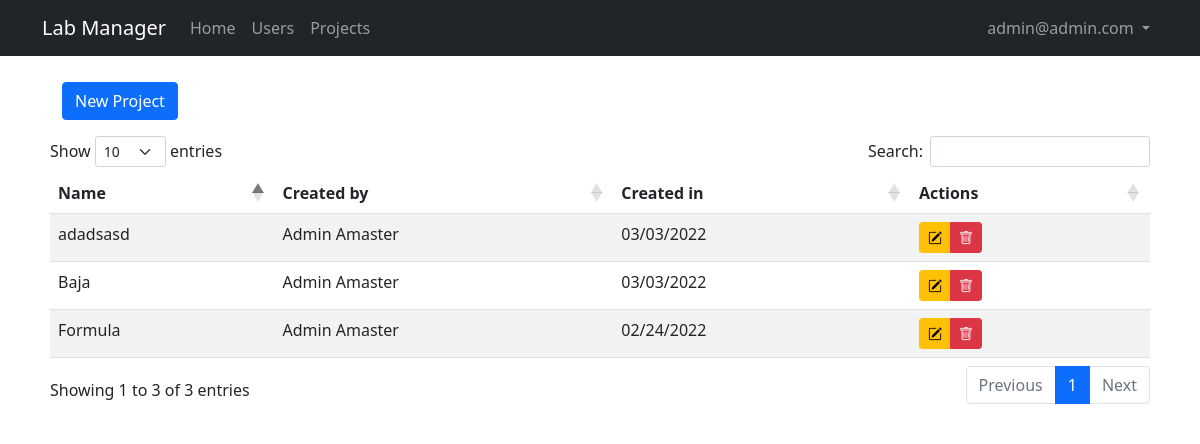
Page /admin/projects (signed in) on the committed database.
### lab_manager/models.py (models this page shows, shortened)
class User(db.Model, UserMixin):
    id = db.Column(db.Integer, primary_key = True)
    email = db.Column(db.String(50), unique = True)
    name = db.Column(db.String(150))
    password = db.Column(db.String(128))
    date_created = db.Column(db.DateTime, default = datetime.utcnow)
    biometry = db.Column(db.Boolean, default = False, nullable = False)
    project = db.Column(db.Integer, nullable = False)
    grr = db.Column(db.Integer, unique = True)
    course = db.Column(db.String(50))
    approved_by = db.Column(db.Integer)
    date_approved = db.Column(db.DateTime, default = datetime.utcnow)
    approved = db.Column(db.Boolean, default = False, nullable = False)
    admin = db.Column(db.Boolean, default = False, nullable = False)
    projects = db.relationship('Project', backref="user", passive_deletes = False)
    posts = db.relationship('Post', backref="user", passive_deletes = True)

class Project(db.Model):
    id = db.Column(db.Integer, primary_key = True)
    name = db.Column(db.String(150), unique = True)
    date_created = db.Column(db.DateTime, default = datetime.utcnow)
    active = db.Column(db.Boolean, default=True, nullable=False)
    created_by = db.Column(db.Integer, db.ForeignKey('user.id'))

### lab_manager/admin/routes.py (the view)
@admin.route("/admin/projects")
@admin_only
def projects():
    projects = Project.query
    return render_template('admin/projects.jinja2', title = "Projects", projects=projects, user=current_user)

### lab_manager/__init__.py (called while the page is built)
def create_app(config_class=Config):
    app = Flask(__name__)
    app.config.from_object(Config)
    db.init_app(app)
    migrate.init_app(app, db)
    from lab_manager.main.routes import main
    app.register_blueprint(main)
    from lab_manager.users.routes import users
    app.register_blueprint(users)
    from lab_manager.admin.routes import admin
    app.register_blueprint(admin)
    from lab_manager.posts.routes import posts
    app.register_blueprint(posts)
    from .models import User, Project, Post
    initialize_database(app)
    login_manager.init_app(app)
    @login_manager.user_loader
    def load_user(id):
        return User.query.get(int(id))
    return app

### lab_manager/admin/routes.py (called while the page is built)
def admin_only(func):
    @wraps(func)
    def wrapper(*args, **kwargs):
        if current_user.is_anonymous:
            flash("You should be logged in to see this page!", "warning")
            return redirect(url_for('admin.login'))
        if not current_user.admin:
            abort(403)
        return func(*args, **kwargs)
    return wrapper

### lab_manager/templates/admin/projects.jinja2 (shortened to what this page needs)
{% extends "layout.jinja2" %}
{% block content %}
<div class="container btn-header">
    <button type="button" class="btn btn-primary" data-bs-toggle="modal" data-bs-target="#addProjectModal">New Project</button>
    <br>
</div>
<table id="data" class="table table-striped">
<thead>
    <tr>
        <th>Name</th>
        <th>Created by</th>
        <th>Created in</th>
        <th>Actions</th>
    </tr>
</thead>
<tbody>
    {% for project in projects %}
    <tr>
        <td>{{ project.name }}</td>
        <td>{{ project.user.name }}</td>
        <td>{{ project.date_created.strftime("%m/%d/%Y") }}</td>
        <td>
            <div class="btn-group" role="group" aria-label="Basic mixed styles example">
                <button type="button" class="btn btn-warning btn-sm" data-bs-toggle="modal" data-bs-target="#editProjectModal{{project.id}}"><i class="bi bi-pencil-square"></i></button>
                <button type="button" class="btn btn-danger btn-sm" data-bs-toggle="modal" data-bs-target="#delete-confirmation"><i class="bi bi-trash"></i></button>
            </div>
        </td>
    </tr>
    {% endfor %}
</tbody>
</table>
{% endblock content %}

### lab_manager/templates/layout.jinja2 (shortened to what this page needs)
<!DOCTYPE html>
<html lang="en">
<head>
    <link href="https://cdn.jsdelivr.net/npm/bootstrap@5.1.3/dist/css/bootstrap.min.css" rel="stylesheet">
    <link rel="stylesheet" type="text/css" href="https://cdn.datatables.net/1.10.25/css/dataTables.bootstrap5.css">
    <link rel="stylesheet" href="https://cdn.jsdelivr.net/npm/bootstrap-icons@1.8.1/font/bootstrap-icons.css">
    <link rel="stylesheet" type="text/css" href="{{ url_for('static', filename='main.css') }}">
</head>
<body>
    <nav class="navbar navbar-expand-md navbar-dark bg-dark">
        <div class="container">
            <a class="navbar-brand mr-4" href="/">Lab Manager</a>
            <div class="collapse navbar-collapse" id="navbar">
                <div class="navbar-nav me-auto mb-2 mb-lg-0">
                    <a href="/" class="nav-item nav-link">Home</a>
                    {% if user.is_authenticated and user.admin==True %}
                        <a href="{{url_for('admin.users')}}" class="nav-item nav-link">Users</a>
                        <a href="{{url_for('admin.projects')}}" class="nav-item nav-link">Projects</a>
                    {% endif %}
                </div>
                <div class="navbar-nav">
                    {% if user.is_authenticated and user.admin==False %}
                        <li class="nav-item dropdown">
                            <a class="nav-link dropdown-toggle" href="#" id="navbarDropdown" role="button" data-bs-toggle="dropdown" aria-expanded="false"> {{user.email}} </a>
                            <ul class="dropdown-menu dropdown-menu-end" aria-labelledby="navbarDropdown">
                                <li><a class="dropdown-item" href="{{url_for('users.profile')}}">Profile</a></li>
                                <li><hr class="dropdown-divider"></li>
                                <li><a class="dropdown-item" href="{{url_for('users.logout')}}">Logout</a></li>
                            </ul>
                        </li>
                    {% elif user.is_authenticated and user.admin==True %}
                        <li class="nav-item dropdown">
                            <a class="nav-link dropdown-toggle" href="#" id="navbarDropdown" role="button" data-bs-toggle="dropdown" aria-expanded="false"> {{user.email}} </a>
                        </li>
                    {% else %}
                        <a href="{{url_for('users.login')}}" class="nav-item nav-link">Login</a>
                        <a href="{{url_for('users.register')}}" class="nav-item nav-link">Sign Up</a>
                    {% endif %}
                </div>
            </div>
        </div>
    </nav>
    <main class="container full-page" role="main">
        {% block content %}{% endblock content %}
    </main>
</body>
</html>

### lab_manager/static/main.css (style rules this page uses)
.full-page { background: #ffffff; padding: 10px 20px; margin-bottom: 20px; margin-top: 1rem; }
.btn-header { margin-bottom: 1rem; }

### rows in the picture
User: email "admin@admin.com"
Project: name "Formula", user.name "Admin Amaster", date_created "02/24/2022"
Project: name "Baja", user.name "Admin Amaster", date_created "03/03/2022"
Project: name "adadsasd", user.name "Admin Amaster", date_created "03/03/2022"
